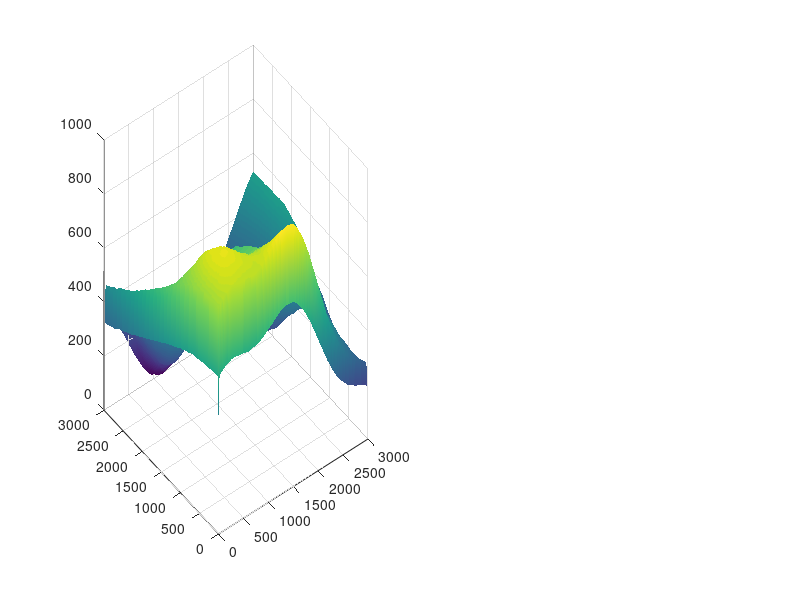

Reproduce this figure in MATLAB. (Note: this script raises an error after producing the figure.)
% =========================================================================
% LF-TF-CPO 算法环境构建：合成山地 DEM 生成与物理特征重构
% 核心功能：生成 3km x 3km 合成山地，提取坡度、粗糙度与 TW-CVT 任务密度地图
% 注意：本脚本用于替代受限的真实地理数据，确保 GitHub 仓库的完全可复现性
% =========================================================================

clear; clc; close all;

%% 1. 定义空间参数 (严格对齐论文设定)
L = 3000;               % 区域长度 (3000m) [cite: 318]
grid_res = 10;          % 分辨率 (10m) [cite: 319]
N = L / grid_res;       % 矩阵规模 (300x300) [cite: 319]

x = linspace(0, L, N);
y = linspace(0, L, N);
[X_final, Y_final] = meshgrid(x, y);

%% 2. 生成合成山地地形 (分形噪声法)
% 使用不同频率的正弦波与随机噪声叠加，模拟自然山体的分级特征
rng(42); % 固定随机种子确保结果可重复 [cite: 122]

% 基础大地形 (大尺度山脉)
Z_base = 300 * sin(X_final/800) .* cos(Y_final/1000) + 200 * cos(sqrt(X_final.^2 + Y_final.^2)/1200);

% 中尺度起伏 (山脊与山谷)
Z_mid = 100 * sin(X_final/300) .* sin(Y_final/400) + 80 * cos(X_final/250);

% 小尺度细节 (地形粗糙度)
Z_detail = 20 * randn(size(X_final));
Z_detail = imfilter(Z_detail, fspecial('gaussian', [15 15], 3)); % 平滑处理防止过于尖锐

% 叠加并归一化高程
Z_final = Z_base + Z_mid + Z_detail;
Z_final = Z_final - min(Z_final(:)); % 确保最小高度为0
Z_final = imfilter(Z_final, fspecial('gaussian', [5 5], 1)); % 最终平滑

disp('合成山地 DEM 生成完毕，开始提取物理特征...');

%% 3. 提取核心地形特征 (严格遵循论文公式)

% 3.1 计算坡度 (Slope, 单位: 度) [cite: 353, 358]
[dzdx, dzdy] = gradient(Z_final, grid_res, grid_res);
Slope_final = atan(sqrt(dzdx.^2 + dzdy.^2)) * 180 / pi;

% 3.2 计算地形粗糙度 (Roughness) [cite: 363]
% 论文定义：局部高程标准差与均值的比值 (此处采用 3x3 邻域)
Z_mean = imfilter(Z_final, ones(3)/9, 'replicate');
Z_std = sqrt(imfilter(Z_final.^2, ones(3)/9, 'replicate') - Z_mean.^2);
Roughness_final = Z_std ./ (Z_mean + 1); % 加1防止除零，且区域高程均大于500m时此项稳定 [cite: 369]

%% 4. 构建 TW-CVT 任务密度矩阵 (Density Map) [cite: 380]

% 4.1 特征归一化 (Min-Max Normalization) [cite: 372]
norm_slope = (Slope_final - min(Slope_final(:))) / (max(Slope_final(:)) - min(Slope_final(:)) + 1e-6);
norm_rough = (Roughness_final - min(Roughness_final(:))) / (max(Roughness_final(:)) - min(Roughness_final(:)) + 1e-6);

% 4.2 加权生成密度分布 [cite: 380, 383]
% 权重设定：坡度 0.7，粗糙度 0.3，基础常数 0.1
Density_Map = 0.7 * norm_slope + 0.3 * norm_rough + 0.1;

disp('TW-CVT 任务密度矩阵构建完毕！');

%% 5. 保存数据与可视化
save('Mountain_Env_3km.mat', 'X_final', 'Y_final', 'Z_final', 'Slope_final', 'Roughness_final', 'Density_Map');
disp('环境矩阵已保存至 Mountain_Env_3km.mat，该文件将作为所有后续实验的输入。');

% 绘图评估 (风格对齐论文 Figure 1) [cite: 447]
figure('Name', 'Synthetic Terrain Analysis', 'Position', [100, 100, 1100, 450], 'Color', 'white');

% 子图1：3D 高程模型
subplot(1,2,1);
surf(X_final, Y_final, Z_final, 'EdgeColor', 'none');
shading interp; colormap(gca, terrainColorMap()); colorbar;
title('Synthetic 3D Terrain (10 m Resolution)');
xlabel('X (m)'); ylabel('Y (m)'); zlabel('Elevation (m)');
daspect([1 1 0.5]); view(-35, 45); camlight; lighting gouraud; grid on;

% 子图2：任务密度热力图
subplot(1,2,2);
imagesc(x, y, Density_Map);
axis xy; colormap(gca, 'hot'); colorbar;
title('Task Density Map (\rho) for LF-TF-CPO');
xlabel('X (m)'); ylabel('Y (m)');
grid on;

function cmap = terrainColorMap()
    % 简易地形着色器：从深绿(谷)到棕褐(峰)
    c1 = [0.1, 0.4, 0.1]; % 深绿
    c2 = [0.9, 0.8, 0.6]; % 浅黄
    c3 = [0.5, 0.3, 0.1]; % 棕色
    n = 256;
    cmap = [interp1([1, n/2, n], [c1; c2; c3], 1:n)];
end
